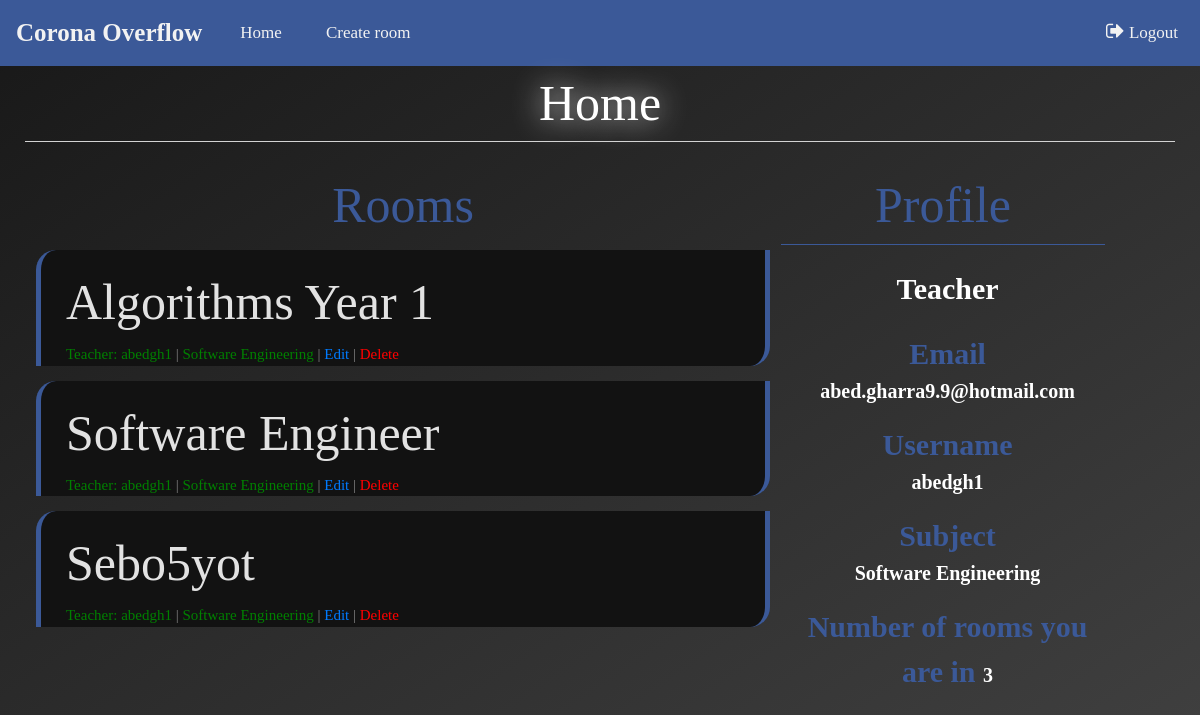
The app's page / (signed in), older data.
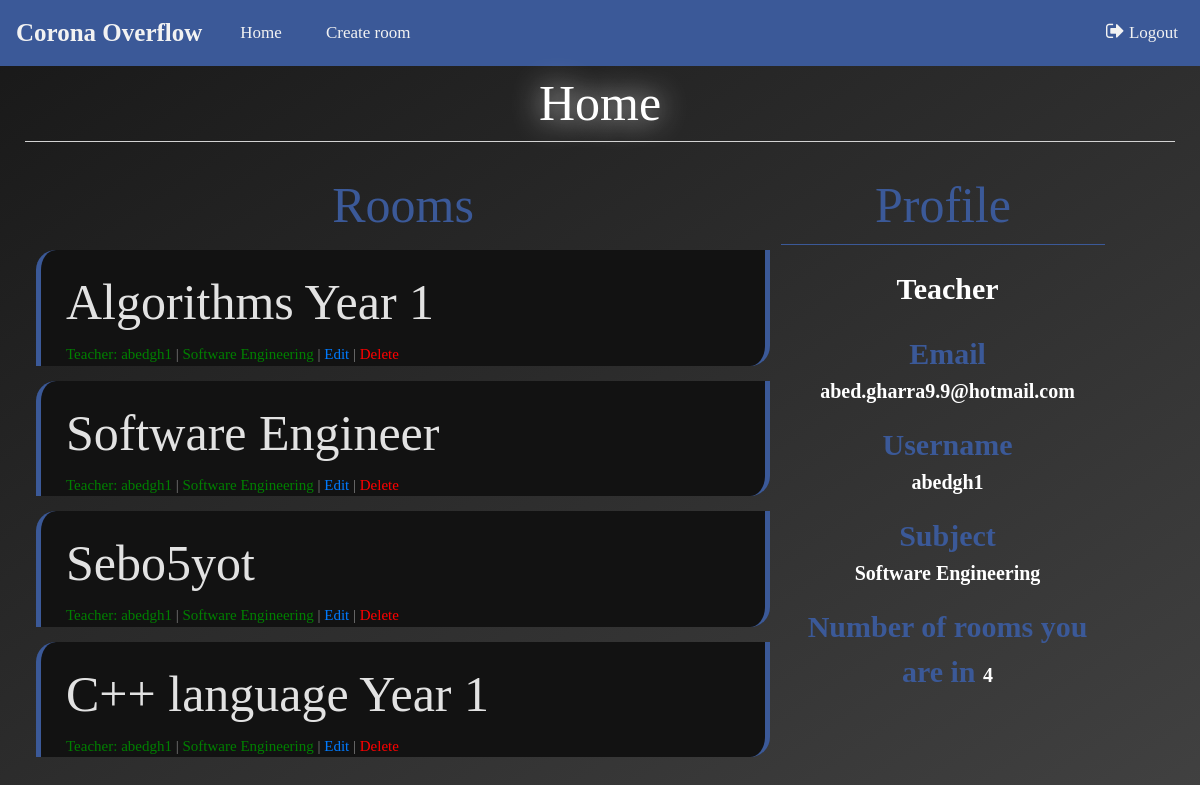
The same page, newer data.
### room/models.py (models this page shows)
class room(models.Model):
    CHOICES = (
        ('SE', 'Software Engineering'),
        ('EE', 'Electrical Engineering'),
        ('CE', 'Chemical Engineering'),
        ('Ce', 'Civil Engineering'),
        ('ME', 'Mechanical Engineering'),
    )
    creator = models.CharField(max_length=100,null=False,default='abedgh')
    name = models.CharField(max_length=100,null=False,primary_key=True)
    students = models.ManyToManyField(user)
    subject = models.CharField(max_length=300, choices = CHOICES,default=CHOICES[0][0],null=True)

### Group11/views.py (the view)
# urls.py: path('', home_page ),
@login_required(login_url='loginpage')
def home_page(request):
    if request.user.is_superuser:
        return HttpResponseRedirect(reverse('admin:index'))
    obj = user.objects.filter(username=request.user).first()
    if obj.is_teacher:
        rooms = room.objects.filter(creator=obj)
    else:
        rooms = room.objects.filter(students__username=request.user.username)
    size = rooms.__len__()
    content = {'obj':obj , 'rooms':rooms , 'size':size}
    return render(request, "home_page.html", content)

### Group11/templates/home_page.html (shortened to what this page needs)
{% extends "base.html" %}
{% block title %} Home {% endblock %}
{% block style %}
{% load static %}
<link rel="stylesheet" href="{% static 'css/home_page.css' %}">
{% endblock %}
{% block nav-items %}
    <a href="." class="newroom">Home</a>
    {% if obj.is_teacher %}
        <a href="{% url 'create-room' %}" class="newroom">Create room</a>
    {% endif %}
{% endblock %}
{% block content %}
    <table style="width: 90%; margin: 25px; ">
        <thead>
            <tr style="font-size: 50px; color: #3b5998;">
                <td style="width: 70%; text-align: center; " > <span > Rooms </span></td>
                <td style="text-align: center; border-bottom: 1px solid #3b5998;">Profile</td>
            </tr>
            <tr>
                <td style="vertical-align: top;">
                    {% for room in rooms %}
                        <div class="room" >
                            <a  href="{% url 'inside-room' room.name %}" style="font-size: 50px;  display: block; color:hsla(0, 100%, 100%, 0.88) ;" >
                                {{room.name}}
                            </a>
                            <span style="vertical-align: text-top; font-size: 15px; color: gray;">
                                <span style="color: green;">Teacher: {{room.creator}}</span>
                                | <span style="color: green;"> {{room.get_subject_display}} </span>
                                {% if obj.is_teacher %} | <a href="{% url 'update-room' room.name %}">Edit</a> |{% endif %}
                                {% if obj.is_teacher %}<a style="color:red;" href="{% url 'delete-room' room.name %}">Delete</a>{% endif %}
                            </span>
                        </div>
                    {% endfor %}
                </td>
                <td  style="padding-left:10px ; vertical-align: top; text-align: center;">
                    {% if obj.is_teacher %}
                        <p style="font-size: 30px; margin: 10px; padding: 10px;">Teacher</p>
                    {% else %}
                        <p style="font-size: 30px; margin: 10px; padding: 10px;">Student</p>
                    {% endif %}
                    <b>Email</b>
                        <p>{{ obj.email }} </p>
                    <b>Username</b>
                        <p>{{ obj.username }} </p>
                    <b>Subject</b>
                        <p>{{ obj.get_subject_display }} </p>
                    <p> <b> Number of rooms you are in  </b>{{ size }} </p>
                </td>
            </tr>
        </thead>
    </table>
{% endblock %}

Row changes from the older to the newer data that the page shows:
added room: name "C++ language Year 1", creator "abedgh1", subject "Software Engineering"
Text that changed along with them:
{{ size }}: "3" → "4"
